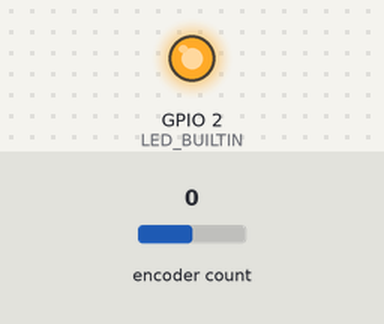
Bench run of a sketch on a simulated ESP32. Shown: output pins drawn as LEDs (lit = HIGH). Inputs (shaded band) come from the test bench; at power-on: encoder count 0. What the sketch prints to the serial monitor is not drawn.

Above: at 0.1 s.
At 2.1 s:
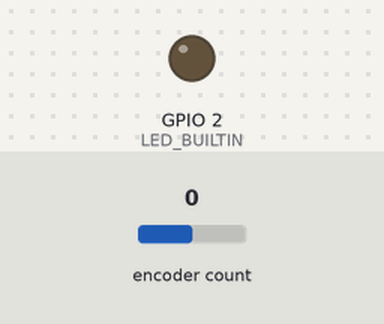
Timing chart, 0 to 3.6 s (numbered marks = the images above):
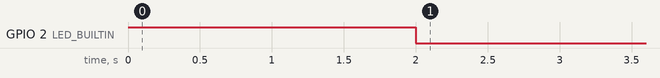

The sketch:

experiment_pendulum.ino
```cpp
#include "lib.hpp"

#define MULT 1000 // escala para aumentar casas decimais dos números

const float Ts = 10e-3;

float t0, t, t_trig, last_t, diff;

void setup()
{
  Serial.begin(115200);
  init_lib(0.0);

  Serial.println("t;theta_1;theta_2");

  t0 = micros()/1e6;
  t = t - t0;
}

float theta_1, theta_2;

void loop()
{
  if ((diff = micros() - last_t) >= Ts*1e6) {
    last_t += diff;
    t += diff*1e-6;

    theta_1 = read_motor_encoder();
    theta_2 = read_pendulum_encoder();

    Serial.print(t*MULT);
    Serial.print(";");
    Serial.print(theta_1*MULT);
    Serial.print(";");
    Serial.println(theta_2*MULT);
  }
}
```

lib.cpp
```cpp
#include "lib.hpp"

float global_min_pwm = 0.0;

#ifdef ESP32
  #include "esp32-hal-gpio.h"

  ESP32Encoder pendulum_encoder;

  float map_float(float x, float in_min, float in_max, float out_min, float out_max)
  {
    return (x - in_min) * (out_max - out_min) / (in_max - in_min) + out_min;
  }

  float read_pendulum_encoder()
  {
    return pendulum_encoder.getCount()*count2round_pendulum;
  }

  float read_motor_encoder()
  {
    return 0;
  }

  float motor(float pwm)
  {
    float new_pwm = constrain(map_float(abs(pwm), 0, 1, global_min_pwm, 1), 0, 1);

    return new_pwm;
  }

  void init_lib(float min_pwm)
  {
    global_min_pwm = min_pwm;

    ESP32Encoder::useInternalWeakPullResistors = puType::up;
    pendulum_encoder.attachFullQuad(19, 18);

    pinMode(LED_BUILTIN, OUTPUT);
    digitalWrite(LED_BUILTIN, HIGH);
    for(int i=0; i<200; i++)
    {
      delay(10);
    }
    pendulum_encoder.clearCount();
    digitalWrite(LED_BUILTIN, LOW);
  }

#elif ARDUINO
  Encoder motor_encoder(M_ENC_A, M_ENC_B);
  float pendulum_offset = 0;

  float map_float(float x, float in_min, float in_max, float out_min, float out_max)
  {
    return (x - in_min) * (out_max - out_min) / (in_max - in_min) + out_min;
  }

  float read_pendulum_encoder()
  {
    float voltage =  (1023 - analogRead(ENC_ANALOG))/1023.0 * 5;
    return map_float(voltage, 0.5, 4.5, 0, 2*PI) - pendulum_offset;
  }

  float read_motor_encoder()
  {
    return motor_encoder.read()*count2round*2*PI;
  }

  float motor(float pwm)
  {
    float new_pwm = constrain(map_float(abs(pwm), 0, 1, global_min_pwm, 1), 0, 1);
    if (pwm > 0)
    {
      digitalWrite(IN1, HIGH);
      digitalWrite(IN2, LOW);
    }
    else if (pwm < 0)
    {
      digitalWrite(IN1, LOW);
      digitalWrite(IN2, HIGH);
    }
    else
    {
      new_pwm = 0;
    }
    analogWrite(ENA, (int)(new_pwm * 255));
    return new_pwm;
  }

  void init_lib(float min_pwm)
  {
    global_min_pwm = min_pwm;

    pinMode(LED_BUILTIN, OUTPUT);
    pinMode(ENA, OUTPUT);
    pinMode(IN1, OUTPUT);
    pinMode(IN2, OUTPUT);

    digitalWrite(LED_BUILTIN, HIGH);
    float tmp_pendulum_offset = 0;
    for(int i=0; i<200; i++)
    {
      tmp_pendulum_offset += read_pendulum_encoder();
      delay(10);
    }
    pendulum_offset = tmp_pendulum_offset/200.0;
    digitalWrite(LED_BUILTIN, LOW);

    motor(0.00);
  }
#endif
```

lib.hpp
```cpp
#pragma once

#ifdef ESP32
  #include <ESP32Encoder.h>
  #include <Arduino.h>

  #define LED_BUILTIN 2

  #define ENC_GREEN   18
  #define ENC_WHITE   19

  const float count2round_pendulum = 2*PI/(4*360);
  extern ESP32Encoder pendulum_encoder;
#elif ARDUINO
  #include <Encoder.h>

  #define ENA           6
  #define IN1           5
  #define IN2           4
  #define M_ENC_A       3
  #define M_ENC_B       2
  #define ENC_ANALOG    A0

  // const float count2round = 1.0/(4*11*4.4);
  const float count2round = 1.0/(4*11*78);
  extern Encoder motor_encoder;
#endif

float read_pendulum_encoder();
float read_motor_encoder();
float motor(float pwm);
float map_float(float x, float in_min, float in_max, float out_min, float out_max);
void init_lib(float min_pwm);
```
